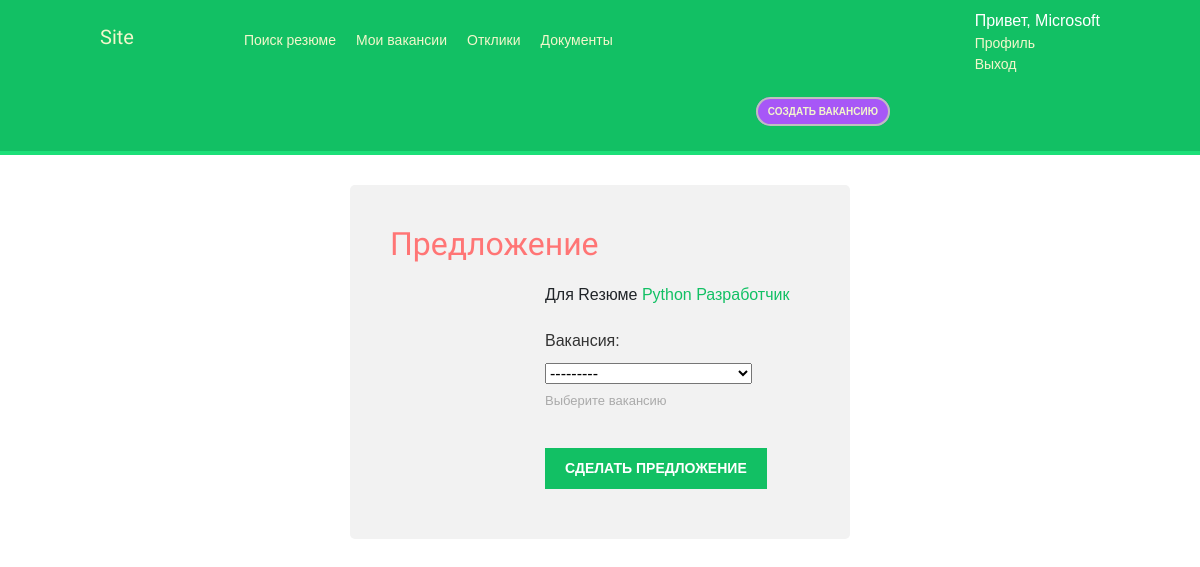
/resume/RESUME-5/make_offer/ (signed in), run on an earlier commit of the app's database.
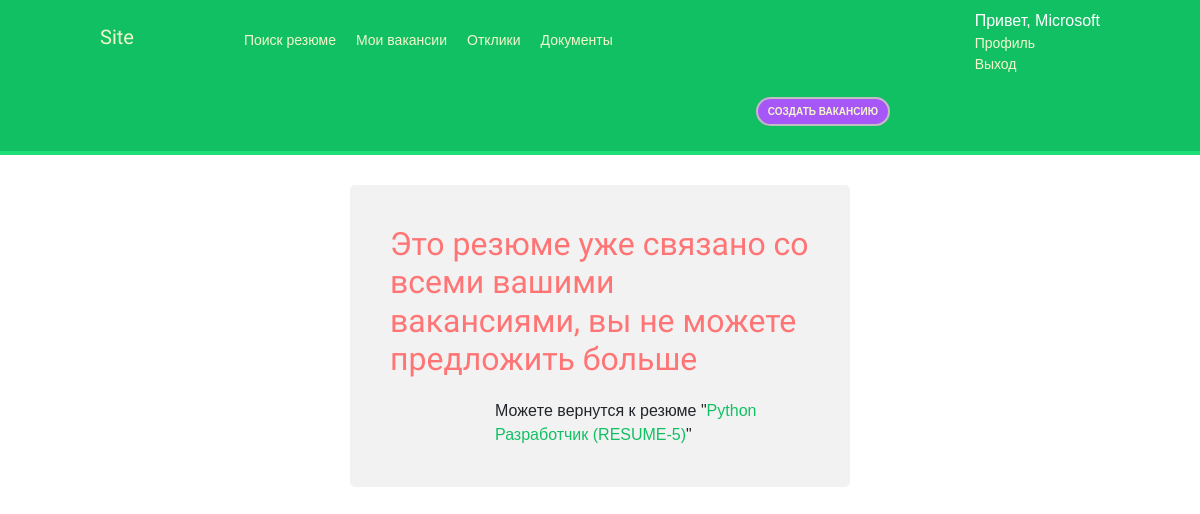
And on a later commit of the database.
### main_site/models.py (models this page shows, shortened)
class Resume(models.Model):
	STATUS_CHOICES = (
			('blocked','Заблокированое'),
			('closed','Закрытое'),
			('published','Опубликованное'),
		)
	student = models.ForeignKey(Student,on_delete=models.CASCADE,related_name='resumes', verbose_name="Студент")
	skills = models.ManyToManyField(Skill,related_name='resumes', verbose_name="Навыки", blank=True)
	name = models.CharField('Название',max_length=100)
	experience = models.TextField('Опыт')
	responsibilities = models.TextField('Обязанности') #обязанности
	achievements = models.TextField('Достижения') #достижения
	about_self = models.TextField('О себе')
	created_by = models.DateTimeField(auto_now_add=True)
	updated_by =  models.DateTimeField(auto_now=True)
	status = models.CharField('Статус',max_length=20,choices=STATUS_CHOICES, default='published')
	class Meta:
		verbose_name = 'Резюме'
		verbose_name_plural = 'Резюме'

### main_site/views.py (the view, shortened to what this page needs)
# urls.py: path('resume/RESUME-<int:pk>/make_offer/',views.CreateResponseView.as_view() , name='make_offer'),
class CreateResponseView(LoginRequiredMixin,CreateView):
	model = Response
	form_class = CreateResponseForm
	template_name = 'main_site/response/create_response.html'
	empty_field_vacancy = False
	def get_company(self):
		return self.request.user.companys
	def get_form(self, *args, **kwargs):
		form = super(CreateResponseView, self).get_form(*args, **kwargs)
		form.fields['vacancy'].queryset = Vacancy.objects.filter(company=self.get_company()).filter(status='published').exclude(responses__resume__id=self.kwargs.get('pk'))
		if not form.fields['vacancy'].queryset:
			self.empty_field_vacancy = True
		return form
	def get_context_data(self, **kwargs):
		context = super().get_context_data(**kwargs)
		context["section"] = 'create_response'
		context["resume"] = Resume.objects.get(id=self.kwargs.get('pk'))
		if self.empty_field_vacancy:
			context["empty_field_vacancy"] = self.empty_field_vacancy
		return context

### main_site/forms.py
class CreateResponseForm(ModelForm):
	class Meta:
		model = Response
		fields = ['vacancy']
		widgets = {
			}
		help_texts = {
			'vacancy': 'Выберите вакансию',
		}

### main_site/models.py (called while the page is built)
	def __str__(self):
		return self.name

	def __str__(self):
		return f'{self.name} ({self.company})'

### main_site/templates/main_site/response/create_response.html (shortened to what this page needs)
{% extends 'base.html' %}
{% block content %}
<div class="form-outside">
	{% if empty_field_vacancy %}
	<h2 class="form-head">Это резюме уже связано со всеми вашими вакансиями, вы не можете предложить больше</h2>
	<div  class="form-middleside" >
		Можeте вернутся к резюме
		"<a href="{% url 'resume_detail' resume.id %}">{{resume.name}} (RESUME-{{resume.id}})</a>"
	</div>
	{% else %}
	<h2 class="form-head">Предложение</h2>
	<div class="form-middleside" style="margin-left: 50px">
		<div style="margin-bottom: 20px"> Для Rезюме <a href="{% url 'resume_detail' resume.id %}">{{resume.name}}</a></div>
	<form method="post">{% csrf_token %}
	    {{ form.as_p }}
	    <input type="submit" value="Сделать предложение">
	</form>
	</div>
	{% endif %}
</div>
{% endblock %}

What changed in the data, as far as the page shows it:
changed Resume "Python Разработчик": id (not shown) → "5"
Also different on the page:
form field vacancy: "---------" → (not shown)
form field value: "Сделать предложение" → (not shown)
text no longer shown: "Предложение Для Rезюме Вакансия: Выберите вакансию"
text now shown: "Это резюме уже связано со всеми вашими вакансиями, вы не можете предложить больше Можeте вернутся к резюме \" (RESUME- ) \""
